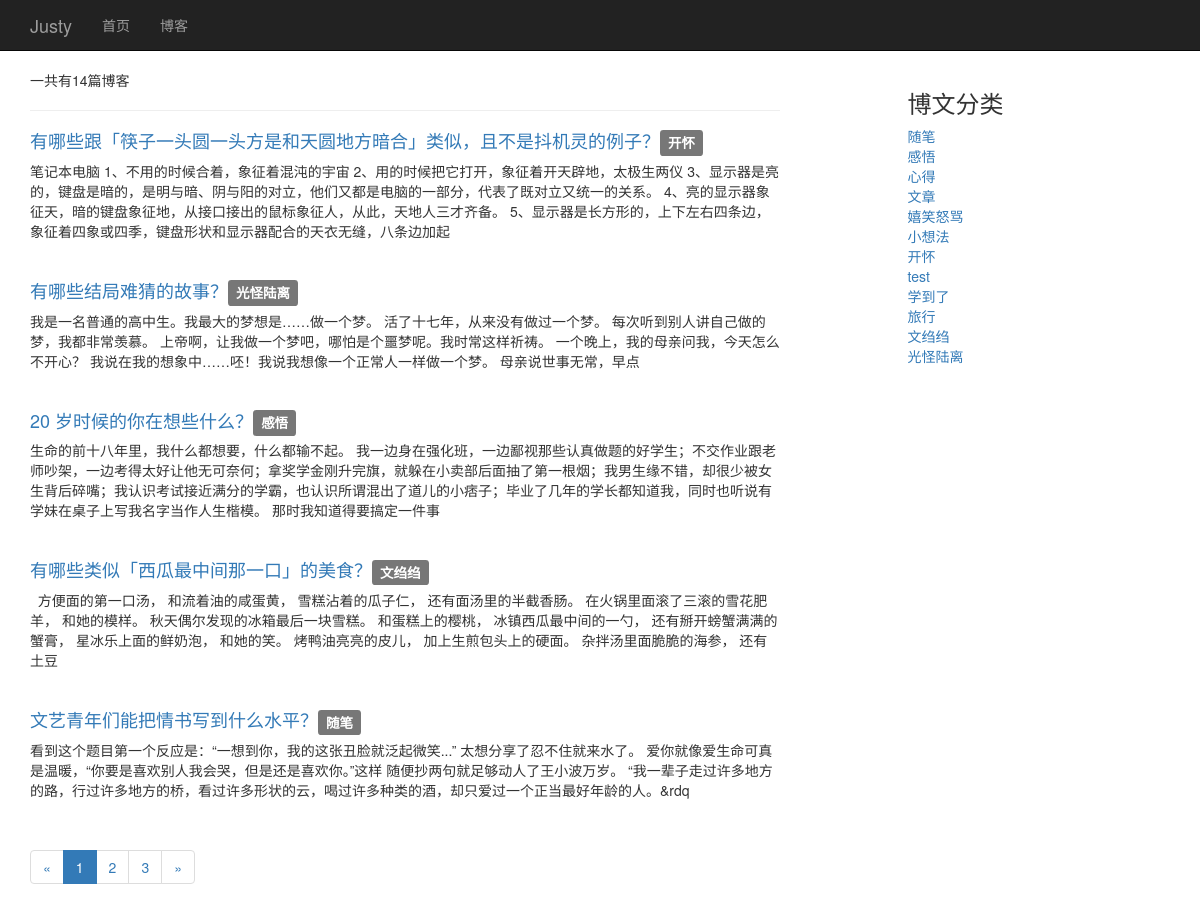
Screenshot of /blog/ with the database file from the repository.
### blog/models.py (models this page shows, shortened)
class Blog(models.Model):
    title = models.CharField(max_length = 100)
    blog_type = models.ForeignKey(Cate,on_delete = models.DO_NOTHING)
    content = RichTextUploadingField()
    author = models.ForeignKey(User,on_delete = models.DO_NOTHING)
    created_time = models.DateTimeField(auto_now_add = True)
    last_updated = models.DateTimeField(auto_now = True)
    is_delete = models.BooleanField(default = False)

class Cate(models.Model):
    type_name = models.CharField(max_length = 30)
    def __str__(self):
        return self.type_name

### blog/views.py (the view)
# urls.py: path('',views.blog_list,name = 'blog_list'),
def blog_list(request):
    context = {}
    current_page = request.GET.get("page",1)
    blogs = Blog.objects.filter(is_delete = False).order_by('-created_time')
    pages = Paginator(blogs,5)
    blogs = pages.page(current_page)
    context['blogs'] = blogs
    context['blogs_count'] = Blog.objects.all().count()
    context['pages'] = pages
    context['blog_type'] = Cate.objects.all()
    return render_to_response('blog_list.html',context)

### blog/templates/blog_list.html (shortened to what this page needs)
{% extends 'base.html' %}
{% block content %}
        <div class="container blog-list main">
            <div class="row">
                <div class="col-sm-8 ">
                    <p>一共有{{ blogs.paginator.count}}篇博客</p>
                    <hr>
                {% for blog in blogs %}
                    <h4 ><a href="{% url 'blog_detail' blog.pk %}">{{ blog.title }}</a><span class="label label-default">{{ blog.blog_type }}</span></h4>
                    <p> {{ blog.content|safe|striptags|truncatechars:200 }}</p>
                    <br>
                {% empty %}
                    <p> -- 暂无博客，敬请期待 -- </p>
                {% endfor %}
                </div>
                <div class="col-sm-3 col-sm-offset-1 hidden-xs">
                    <h3>博文分类</h3>
                    {% for type in blog_type %}
                        <a href="{% url 'blog_with_type' type.pk %}">{{ type }}</a>
                        <br>
                    {% endfor %}
                </div>
            </div>
        </div>
        <div class="container">
            <ul class="pagination">
                <li>
                    {% if blogs.has_previous %}
                        <a href="?page={{blogs.previous_page_number}}" aria-label="Pervious"><span aria-hidden="true">&laquo;</span></a>
                    {% else %}
                        <span aria-hidden="true">&laquo;</span>
                    {% endif %}
                </li>
                {% for page in pages.page_range %}
                    <li><a href="?page={{page}}">{{page}}</a></li>
                {% endfor %}
                <li>
                    {% if blogs.has_next %}
                        <a href="?page={{blogs.next_page_number}}" aria-label="Next"><span aria-hidden="true">&raquo;</span></a>
                    {% else %}
                        <span aria-hidden="true">&raquo;</span>
                    {% endif %}
                </li>
            </ul>
        </div>
{%endblock%}

### static/base.css (style rules this page uses)
body { padding-top: 50px; }
div.main { padding-top: 20px; }

### rows the page displays
Blog: title "有哪些跟「筷子一头圆一头方是和天圆地方暗合」类似，且不是抖机灵的例子？", blog_type "开怀", content "笔记本电脑 1、不用的时候合着，象征着混沌的宇宙 2、用的时候把它打开，象征着开天辟地，太极生两仪 3、显示器是亮的，键盘是暗的，是明与暗、阴与阳的对立，他们又都是电脑的一部分，代表了既对立又统一的关系。 4、亮的显示器象征天，暗的键盘象征地，从接口接出的鼠标象征人，从此，天地人三才齐备。 5、显示器是长方形的，上下左右四条边，象征着四象或四季，键盘形状和显示器配合的天衣无缝，八条边加起"
Blog: title "有哪些结局难猜的故事？", blog_type "光怪陆离", content "我是一名普通的高中生。我最大的梦想是……做一个梦。 活了十七年，从来没有做过一个梦。 每次听到别人讲自己做的梦，我都非常羡慕。 上帝啊，让我做一个梦吧，哪怕是个噩梦呢。我时常这样祈祷。 一个晚上，我的母亲问我，今天怎么不开心？ 我说在我的想象中……呸！我说我想像一个正常人一样做一个梦。 母亲说世事无常，早点"
Blog: title "20 岁时候的你在想些什么？", blog_type "感悟", content "生命的前十八年里，我什么都想要，什么都输不起。 我一边身在强化班，一边鄙视那些认真做题的好学生；不交作业跟老师吵架，一边考得太好让他无可奈何；拿奖学金刚升完旗，就躲在小卖部后面抽了第一根烟；我男生缘不错，却很少被女生背后碎嘴；我认识考试接近满分的学霸，也认识所谓混出了道儿的小痞子；毕业了几年的学长都知道我，同时也听说有学妹在桌子上写我名字当作人生楷模。 那时我知道得要搞定一件事"
Blog: title "有哪些类似「西瓜最中间那一口」的美食？", blog_type "文绉绉", content "方便面的第一口汤， 和流着油的咸蛋黄， 雪糕沾着的瓜子仁， 还有面汤里的半截香肠。 在火锅里面滚了三滚的雪花肥羊， 和她的模样。 秋天偶尔发现的冰箱最后一块雪糕。 和蛋糕上的樱桃， 冰镇西瓜最中间的一勺， 还有掰开螃蟹满满的蟹膏， 星冰乐上面的鲜奶泡， 和她的笑。 烤鸭油亮亮的皮儿， 加上生煎包头上的硬面。 杂拌汤里面脆脆的海参， 还有土豆"
Blog: title "文艺青年们能把情书写到什么水平？", blog_type "随笔", content "看到这个题目第一个反应是：“一想到你，我的这张丑脸就泛起微笑...” 太想分享了忍不住就来水了。 爱你就像爱生命可真是温暖，“你要是喜欢别人我会哭，但是还是喜欢你。”这样 随便抄两句就足够动人了王小波万岁。 “我一辈子走过许多地方的路，行过许多地方的桥，看过许多形状的云，喝过许多种类的酒，却只爱过一个正当最好年龄的人。&rdq"
Cate: type_name "随笔"
Cate: type_name "感悟"
Cate: type_name "心得"
Cate: type_name "文章"
Cate: type_name "嬉笑怒骂"
Cate: type_name "小想法"
Cate: type_name "开怀"
Cate: type_name "test"
Cate: type_name "学到了"
Cate: type_name "旅行"
Cate: type_name "文绉绉"
Cate: type_name "光怪陆离"

### other values shown
{{ blogs.paginator.count }} "14"
{{ page }} "1" "2" "3"
